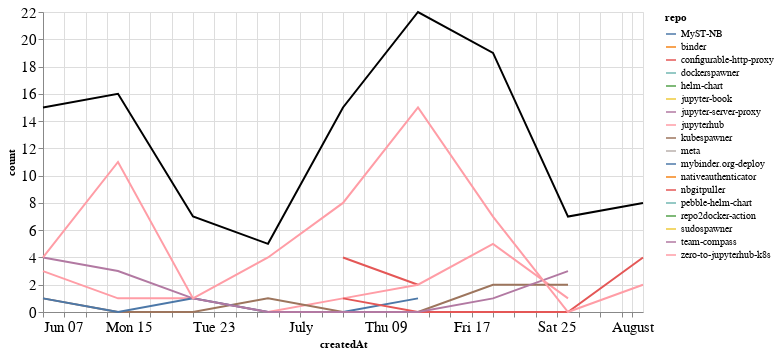

Notebook source saved alongside this figure:
### Markdown cell above
## Comments

### Code cell
comments_time = comments.groupby('repo').resample('W', on='createdAt').count()['author'].reset_index()
comments_time = comments_time.rename(columns={'author': 'count'})
comments_time_total = comments_time.groupby('createdAt').agg({"count": "sum"}).reset_index()
ch1 = alt.Chart(comments_time, width=600).mark_line().encode(
    x='createdAt',
    y='count',
    color='repo',
    tooltip="repo"
)

ch2 = alt.Chart(comments_time_total, width=600).mark_line(color="black").encode(
    x='createdAt',
    y='count',
)

ch1 + ch2

### Figure 1 — Vega-Lite specification as saved in the notebook (floating-point values rounded to 4 significant figures)
{"config": {"axisLeft": {"labelFontSize": 15}, "axisBottom": {"labelFontSize": 15}}, "layer": [{"data": {"name": "data-177b2e9827a34a11f5de9dc651ebac1c"}, "mark": "line", "encoding": {"color": {"type": "nominal", "field": "repo"}, "tooltip": {"type": "nominal", "field": "repo"}, "x": {"type": "temporal", "field": "createdAt"}, "y": {"type": "quantitative", "field": "count"}}, "width": 600}, {"data": {"name": "data-c844f5c04747865a48af7495fcee00bf"}, "mark": {"type": "line", "color": "black"}, "encoding": {"x": {"type": "temporal", "field": "createdAt"}, "y": {"type": "quantitative", "field": "count"}}, "width": 600}], "$schema": "https://vega.github.io/schema/vega-lite/v4.8.1.json", "datasets": {"data-177b2e9827a34a11f5de9dc651ebac1c": [{"repo": "MyST-NB", "createdAt": "2020-08-02T00:00:00", "count": 2}, {"repo": "binder", "createdAt": "2020-07-19T00:00:00", "count": 2}, {"repo": "configurable-http-proxy", "createdAt": "2020-07-05T00:00:00", "count": 4}, {"repo": "configurable-http-proxy", "createdAt": "2020-07-12T00:00:00", "count": 2}, {"repo": "dockerspawner", "createdAt": "2020-07-05T00:00:00", "count": 1}, {"repo": "helm-chart", "createdAt": "2020-06-07T00:00:00", "count": 1}, {"repo": "jupyter-book", "createdAt": "2020-07-12T00:00:00", "count": 1}, {"repo": "jupyter-server-proxy", "createdAt": "2020-06-14T00:00:00", "count": 1}, {"repo": "jupyterhub", "createdAt": "2020-06-07T00:00:00", "count": 3}, {"repo": "jupyterhub", "createdAt": "2020-06-14T00:00:00", "count": 1}, {"repo": "jupyterhub", "createdAt": "2020-06-21T00:00:00", "count": 1}, {"repo": "jupyterhub", "createdAt": "2020-06-28T00:00:00", "count": 0}, {"repo": "jupyterhub", "createdAt": "2020-07-05T00:00:00", "count": 1}, {"repo": "jupyterhub", "createdAt": "2020-07-12T00:00:00", "count": 2}, {"repo": "jupyterhub", "createdAt": "2020-07-19T00:00:00", "count": 5}, {"repo": "jupyterhub", "createdAt": "2020-07-26T00:00:00", "count": 1}, {"repo": "kubespawner", "createdAt": "2020-06-07T00:00:00", "count": 1}, {"repo": "kubespawner", "createdAt": "2020-06-14T00:00:00", "count": 0}, {"repo": "kubespawner", "createdAt": "2020-06-21T00:00:00", "count": 0}, {"repo": "kubespawner", "createdAt": "2020-06-28T00:00:00", "count": 1}, {"repo": "kubespawner", "createdAt": "2020-07-05T00:00:00", "count": 0}, {"repo": "kubespawner", "createdAt": "2020-07-12T00:00:00", "count": 0}, {"repo": "kubespawner", "createdAt": "2020-07-19T00:00:00", "count": 2}, {"repo": "kubespawner", "createdAt": "2020-07-26T00:00:00", "count": 2}, {"repo": "meta", "createdAt": "2020-07-19T00:00:00", "count": 2}, {"repo": "mybinder.org-deploy", "createdAt": "2020-06-07T00:00:00", "count": 1}, {"repo": "mybinder.org-deploy", "createdAt": "2020-06-14T00:00:00", "count": 0}, {"repo": "mybinder.org-deploy", "createdAt": "2020-06-21T00:00:00", "count": 1}, {"repo": "mybinder.org-deploy", "createdAt": "2020-06-28T00:00:00", "count": 0}, {"repo": "mybinder.org-deploy", "createdAt": "2020-07-05T00:00:00", "count": 0}, {"repo": "mybinder.org-deploy", "createdAt": "2020-07-12T00:00:00", "count": 1}, {"repo": "nativeauthenticator", "createdAt": "2020-07-12T00:00:00", "count": 1}, {"repo": "nbgitpuller", "createdAt": "2020-07-05T00:00:00", "count": 1}, {"repo": "nbgitpuller", "createdAt": "2020-07-12T00:00:00", "count": 0}, {"repo": "nbgitpuller", "createdAt": "2020-07-19T00:00:00", "count": 0}, {"repo": "nbgitpuller", "createdAt": "2020-07-26T00:00:00", "count": 0}, {"repo": "nbgitpuller", "createdAt": "2020-08-02T00:00:00", "count": 4}, {"repo": "pebble-helm-chart", "createdAt": "2020-06-07T00:00:00", "count": 1}, {"repo": "repo2docker-action", "createdAt": "2020-07-26T00:00:00", "count": 1}, {"repo": "sudospawner", "createdAt": "2020-06-21T00:00:00", "count": 3}, {"repo": "team-compass", "createdAt": "2020-06-07T00:00:00", "count": 4}, {"repo": "team-compass", "createdAt": "2020-06-14T00:00:00", "count": 3}, {"repo": "team-compass", "createdAt": "2020-06-21T00:00:00", "count": 1}, {"repo": "team-compass", "createdAt": "2020-06-28T00:00:00", "count": 0}, {"repo": "team-compass", "createdAt": "2020-07-05T00:00:00", "count": 0}, {"repo": "team-compass", "createdAt": "2020-07-12T00:00:00", "count": 0}, {"repo": "team-compass", "createdAt": "2020-07-19T00:00:00", "count": 1}, {"repo": "team-compass", "createdAt": "2020-07-26T00:00:00", "count": 3}, {"repo": "zero-to-jupyterhub-k8s", "createdAt": "2020-06-07T00:00:00", "count": 4}, {"repo": "zero-to-jupyterhub-k8s", "createdAt": "2020-06-14T00:00:00", "count": 11}, {"repo": "zero-to-jupyterhub-k8s", "createdAt": "2020-06-21T00:00:00", "count": 1}, {"repo": "zero-to-jupyterhub-k8s", "createdAt": "2020-06-28T00:00:00", "count": 4}, {"repo": "zero-to-jupyterhub-k8s", "createdAt": "2020-07-05T00:00:00", "count": 8}, {"repo": "zero-to-jupyterhub-k8s", "createdAt": "2020-07-12T00:00:00", "count": 15}, {"repo": "zero-to-jupyterhub-k8s", "createdAt": "2020-07-19T00:00:00", "count": 7}, {"repo": "zero-to-jupyterhub-k8s", "createdAt": "2020-07-26T00:00:00", "count": 0}, {"repo": "zero-to-jupyterhub-k8s", "createdAt": "2020-08-02T00:00:00", "count": 2}], "data-c844f5c04747865a48af7495fcee00bf": [{"createdAt": "2020-06-07T00:00:00", "count": 15}, {"createdAt": "2020-06-14T00:00:00", "count": 16}, {"createdAt": "2020-06-21T00:00:00", "count": 7}, {"createdAt": "2020-06-28T00:00:00", "count": 5}, {"createdAt": "2020-07-05T00:00:00", "count": 15}, {"createdAt": "2020-07-12T00:00:00", "count": 22}, {"createdAt": "2020-07-19T00:00:00", "count": 19}, {"createdAt": "2020-07-26T00:00:00", "count": 7}, {"createdAt": "2020-08-02T00:00:00", "count": 8}]}}
